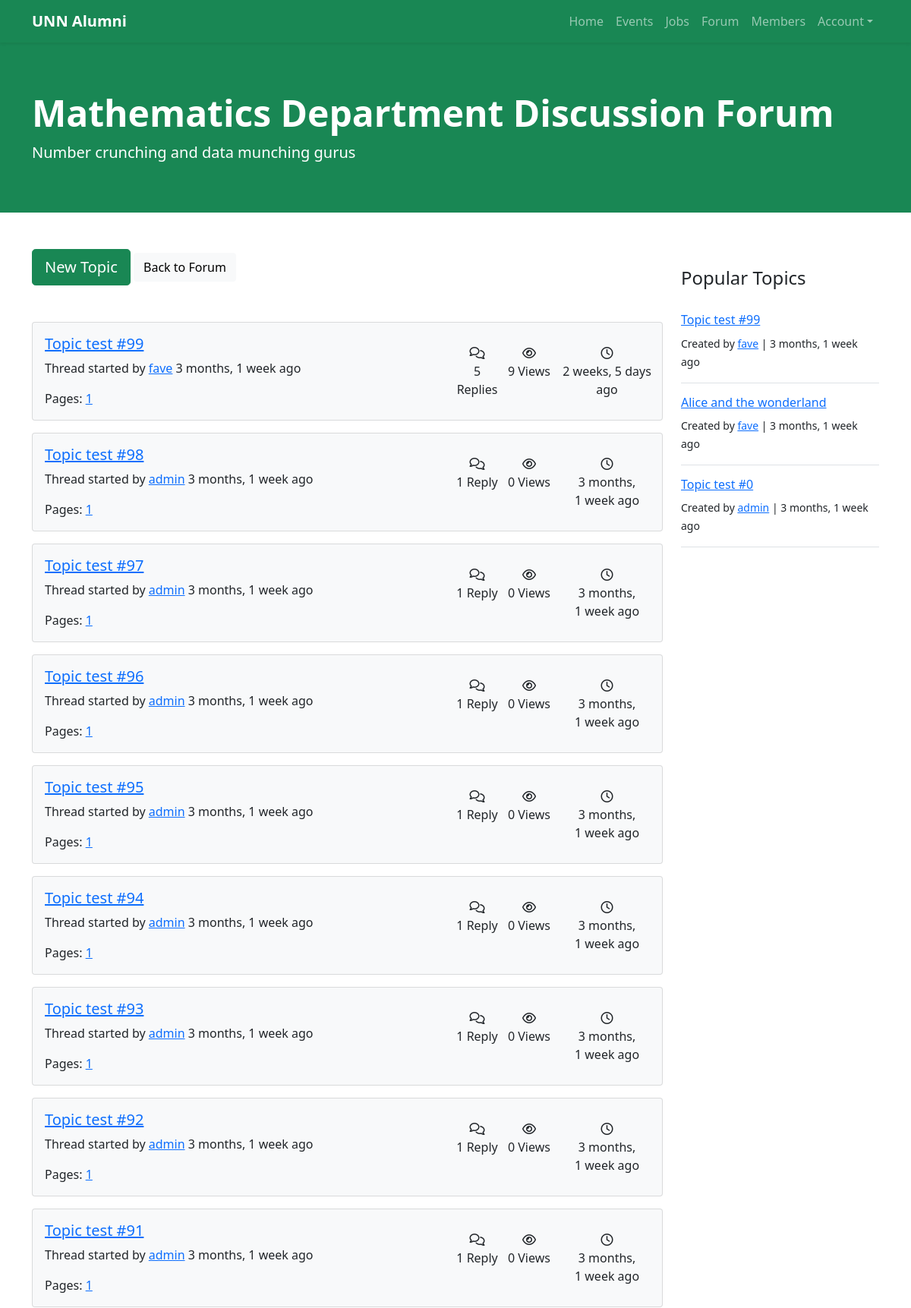
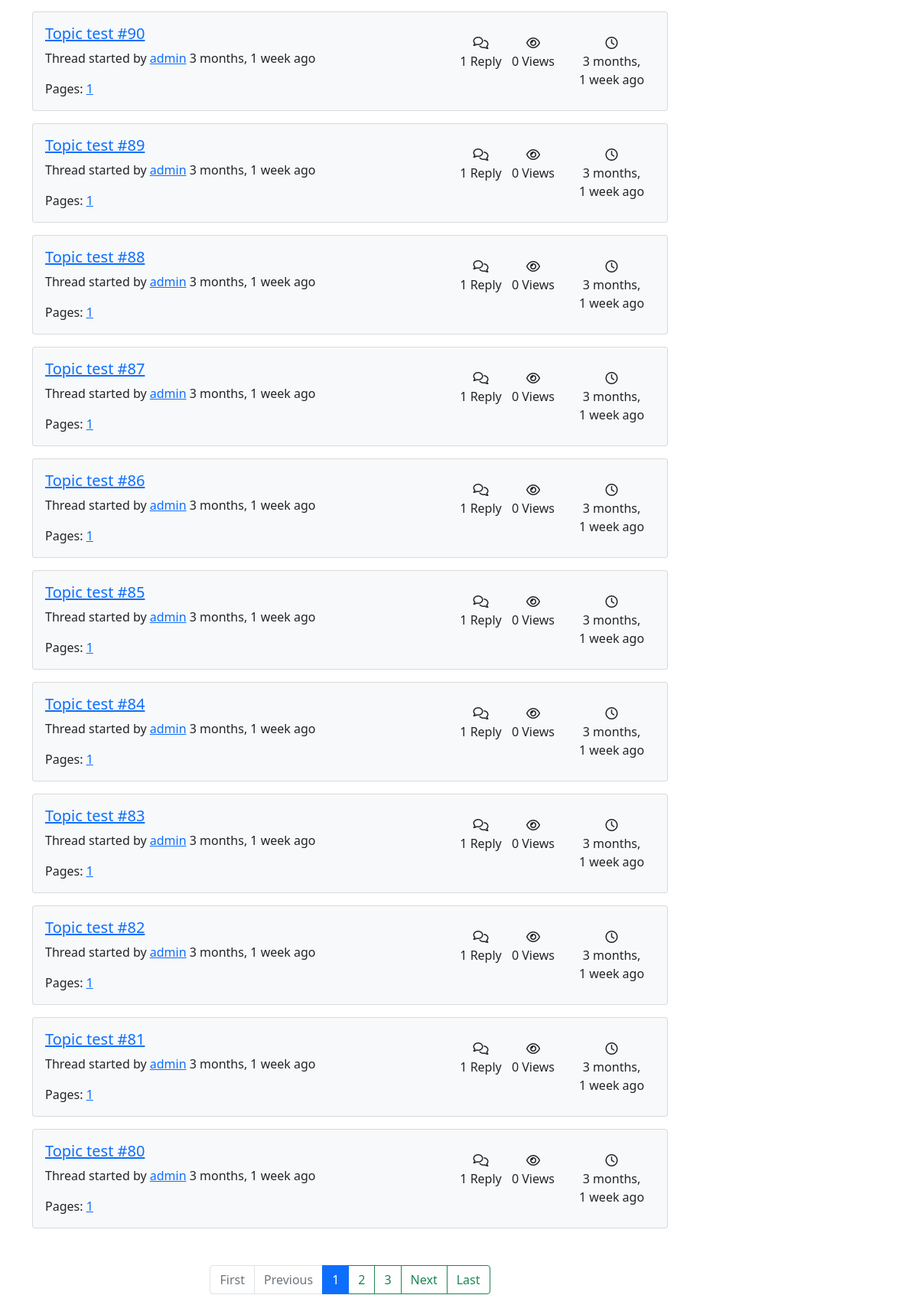
/forum/board/mathematics-department-discussion-forum/ (signed in, upper part), run on the app's committed database (2 pictures, top to bottom).
### forum/models.py (models this page shows, shortened)
class Board(models.Model):
    name = models.CharField(max_length=50, unique=True)
    slug = models.SlugField(max_length=50, unique=True)
    description = models.CharField(max_length=100)
    views = models.PositiveIntegerField(default=0)

class Topic(models.Model):
    title = models.CharField(max_length=255)
    body = models.TextField(max_length=4000)
    board = models.ForeignKey(
        Board, related_name='topics', on_delete=models.CASCADE)
    author = models.ForeignKey(
        User, related_name='topics', on_delete=models.CASCADE)
    views = models.PositiveIntegerField(default=0)
    created = models.DateTimeField(auto_now_add=True)
    updated = models.DateTimeField(auto_now=True)
    def get_page_count(self):
        count = self.replies.count()
        pages = count / 20
        return math.ceil(pages)
    def has_many_pages(self, count=None):
        if count is None:
            count = self.get_page_count()
        return count > 6
    def get_page_range(self):
        count = self.get_page_count()
        if self.has_many_pages(count):
            return range(1, 5)
        return range(1, count + 1)

### forum/views.py (the view)
# urls.py: path('board/<slug:slug>/', views.board, name='board'),
@login_required
def board(request, slug):
    board = get_object_or_404(Board, slug=slug)
    topics = board.topics.order_by(
        '-created').annotate(replies_count=Count('replies'))
    topics = mk_paginator(request, topics, 20)
    popular_topics = board.topics.order_by('-views')[:3]
    session_key = 'viewed_board_{}'.format(board.pk)
    if not request.session.get(session_key, False):
        board.views += 1
        board.save()
        request.session[session_key] = True
    return render(request, 'board.html', {'board': board, 'topics': topics, 'popular_topics': popular_topics})

### forum/views.py (called while the page is built)
def mk_paginator(request, items, num_items):
    paginator = Paginator(items, num_items)
    page = request.GET.get('page', 1)
    try:
        items = paginator.page(page)
    except PageNotAnInteger:
        items = paginator.page(1)
    except EmptyPage:
        items = paginator.page(paginator.num_pages)
    return items

### templates/board.html (shortened to what this page needs)
{% extends "base.html" %}
{% load humanize %}
{% block content %}
<header class="bg-success py-5">
    <div class="container">
        <div class="row">
            <div class="col-lg-12">
                <div class="my-3 text-start text-white">
                    <h1 class="display-5 fw-bolder">{{ board.name }}</h1>
                    <p class="lead">{{ board.description }}</p>
                </div>
            </div>
        </div>
    </div>
</header>
<section class="py-5">
    <div class="container">
        <div class="row">
            <div class="col-lg-9 mb-3">
                <a class="btn btn-lg btn-success mb-5" href="{% url 'new_topic' board.pk %}">New Topic</a>
                <a class="btn btn-light mb-5" href="{% url 'forum' %}">Back to Forum</a>
                {% for topic in topics %}
                {% url 'topic' board.pk topic.pk as topic_url %}
                    <div class="card p-3 mb-3 bg-light">
                        <div class="row align-items-center">
                            <div class="col-md-8 mb-3 mb-sm-0">
                                <h5> <a href="{{ topic_url }}">{{ topic.title }}</a> </h5>
                                <p> Thread started by <a href="{{ topic.author.get_absolute_url }}">{{ topic.author.username }}</a> {{ topic.created|naturaltime }} </p>
                                {% if topic.get_page_count > 0 %}
                                <div>
                                    Pages:
                                    {% for i in topic.get_page_range %}
                                    <a class="me-2" href="{{ topic_url }}?page={{ i }}">{{ i }}</a>
                                    {% endfor %}
                                </div>
                                {% endif %}
                            </div>
                            <div class="col-md-4">
                                <div class="row text-center">
                                    <div class="col-3 px-1">
                                        <i class="fa-regular fa-comments"></i>
                                        <span class="d-block ">{{ topic.replies.count }} Repl{{ topic.replies.count|pluralize:"y,ies" }}</span>
                                    </div>
                                    <div class="col-3 px-1">
                                        <i class="fa-regular fa-eye"></i>
                                        <span class="d-block ">{{ topic.views }} View{{ topic.views|pluralize }}</span>
                                    </div>
                                    <div class="col-6 px-1">
                                        <i class="fa-regular fa-clock"></i>
                                        <span class="d-block ">{{ topic.updated|naturaltime }}</span>
                                    </div>
                                </div>
                            </div>
                        </div>
                    </div>
                {% empty %}
                <p>No topic yet.</p>
                {% endfor %}
                {% include 'partials/_pagination.html' with page_obj=topics %}
            </div>
            <div class="col-lg-3 mb-4">
                <div class="mb-3">
                    <h4 class="py-4"> Popular Topics </h4>
                    {% if popular_topics %}
                    {% for topic in popular_topics %}
                    <div class="pb-3 mb-3 border-bottom">
                        <h6> <a href="{% url 'topic' board.pk topic.pk %}">{{ topic.title }}</a> </h6>
                        <small>Created by <a href="{{ topic.author.get_absolute_url }}">{{ topic.author.username }}</a> | {{ topic.created|naturaltime }}</small>
                    </div>
                    {% endfor %}
                    {% else %}
                    <p>No topic yet.</p>
                    {% endif %}
                </div>
            </div>
        </div>
    </div>
</section>
{% endblock content %}

### data on the page
Board: name "Mathematics Department Discussion Forum", description "Number crunching and data munching gurus"
Topic: title "Topic test #99", author.username "fave", created "3 months, 1 week ago", get_page_range "1", replies.count "5", views "9", updated "2 weeks, 5 days ago"
Topic: title "Topic test #98", author.username "admin", created "3 months, 1 week ago", get_page_range "1", replies.count "1", views "0", updated "3 months, 1 week ago"
Topic: title "Topic test #97", author.username "admin", created "3 months, 1 week ago", get_page_range "1", replies.count "1", views "0", updated "3 months, 1 week ago"
Topic: title "Topic test #96", author.username "admin", created "3 months, 1 week ago", get_page_range "1", replies.count "1", views "0", updated "3 months, 1 week ago"
Topic: title "Topic test #95", author.username "admin", created "3 months, 1 week ago", get_page_range "1", replies.count "1", views "0", updated "3 months, 1 week ago"
Topic: title "Topic test #94", author.username "admin", created "3 months, 1 week ago", get_page_range "1", replies.count "1", views "0", updated "3 months, 1 week ago"
Topic: title "Topic test #93", author.username "admin", created "3 months, 1 week ago", get_page_range "1", replies.count "1", views "0", updated "3 months, 1 week ago"
Topic: title "Topic test #92", author.username "admin", created "3 months, 1 week ago", get_page_range "1", replies.count "1", views "0", updated "3 months, 1 week ago"
Topic: title "Topic test #91", author.username "admin", created "3 months, 1 week ago", get_page_range "1", replies.count "1", views "0", updated "3 months, 1 week ago"
Topic: title "Topic test #90", author.username "admin", created "3 months, 1 week ago", get_page_range "1", replies.count "1", views "0", updated "3 months, 1 week ago"
Topic: title "Topic test #89", author.username "admin", created "3 months, 1 week ago", get_page_range "1", replies.count "1", views "0", updated "3 months, 1 week ago"
Topic: title "Topic test #88", author.username "admin", created "3 months, 1 week ago", get_page_range "1", replies.count "1", views "0", updated "3 months, 1 week ago"
Topic: title "Topic test #87", author.username "admin", created "3 months, 1 week ago", get_page_range "1", replies.count "1", views "0", updated "3 months, 1 week ago"
Topic: title "Topic test #86", author.username "admin", created "3 months, 1 week ago", get_page_range "1", replies.count "1", views "0", updated "3 months, 1 week ago"
Topic: title "Topic test #85", author.username "admin", created "3 months, 1 week ago", get_page_range "1", replies.count "1", views "0", updated "3 months, 1 week ago"
Topic: title "Topic test #84", author.username "admin", created "3 months, 1 week ago", get_page_range "1", replies.count "1", views "0", updated "3 months, 1 week ago"
Topic: title "Topic test #83", author.username "admin", created "3 months, 1 week ago", get_page_range "1", replies.count "1", views "0", updated "3 months, 1 week ago"
Topic: title "Topic test #82", author.username "admin", created "3 months, 1 week ago", get_page_range "1", replies.count "1", views "0", updated "3 months, 1 week ago"
Topic: title "Topic test #81", author.username "admin", created "3 months, 1 week ago", get_page_range "1", replies.count "1", views "0", updated "3 months, 1 week ago"
Topic: title "Topic test #80", author.username "admin", created "3 months, 1 week ago", get_page_range "1", replies.count "1", views "0", updated "3 months, 1 week ago"
Topic: title "Alice and the wonderland", author.username "fave", created "3 months, 1 week ago"
Topic: title "Topic test #0", author.username "admin", created "3 months, 1 week ago"

### other printed values
{{ page_num }} "1"
{{ page_num }} "2" "3"
